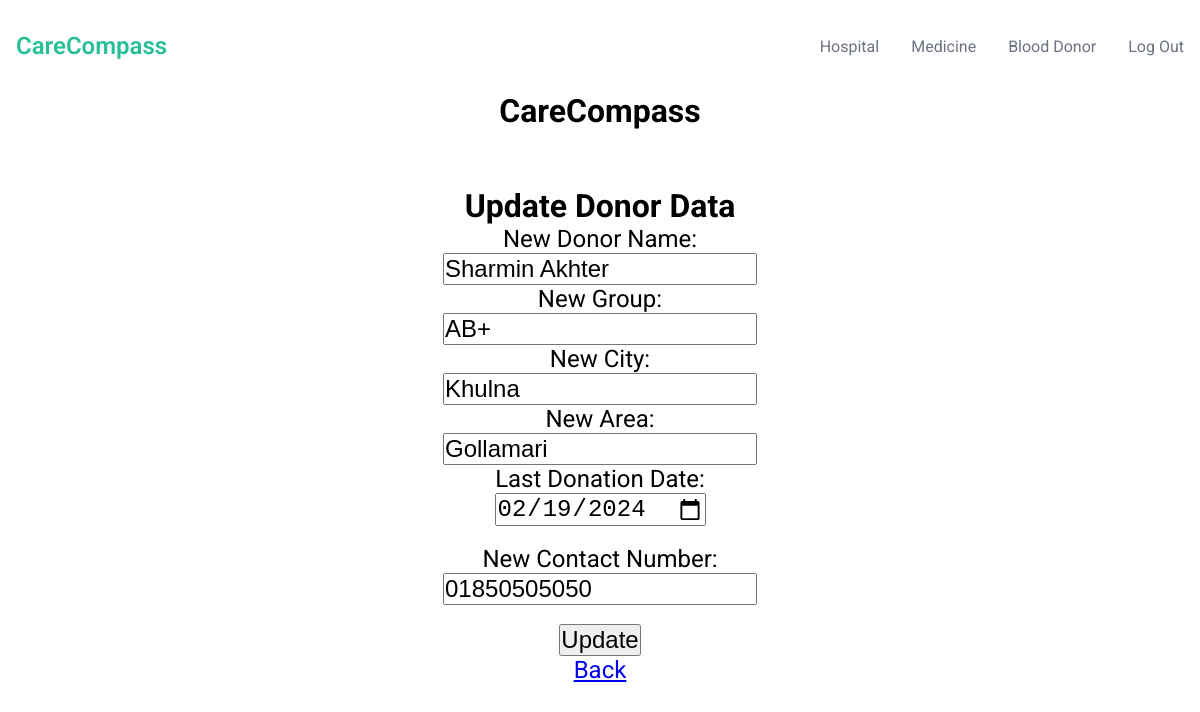
/donor_update.php?donor_id=14, run on the app's committed database.
### tables this page shows
CREATE TABLE IF NOT EXISTS `blood_donor` (
  `donor_id` varchar(50) NOT NULL,
  `name` varchar(50) NOT NULL,
  `blood_group` varchar(50) NOT NULL,
  `last_donation` varchar(50) NOT NULL,
  `phone` varchar(50) NOT NULL,
  `city` varchar(50) NOT NULL,
  `area` varchar(50) NOT NULL,
  PRIMARY KEY (`donor_id`)
);

### donor_update.php (the view, shortened to what this page needs)
<?php
include 'admin_header.php';
?>
<!DOCTYPE html>
<html lang="en">
<head>
    <link rel="stylesheet" href="./index.css">
</head>
<body class="bg-light" background="https://png.pngtree.com/background/20221202/original/pngtree-medical-healthcare-hospital-theme-background-picture-image_1978478.jpg">
    <center>
        <h1>CareCompass</h1><br><br><br>
        <div class="container">
            <h1>Update Donor Data</h1>
            <?php
            include 'connection.php';
            if (isset($_GET['donor_id'])) {
                $id = $_GET['donor_id'];
                $sql = "SELECT * FROM blood_donor WHERE donor_id = $id";
                $result = $conn->query($sql);
                if ($result->num_rows > 0) {
                    $row = $result->fetch_assoc();
                    $previous_donor_name = $row['name'];
                    $previous_blood_group = $row['blood_group'];
                    $previous_contact_number = $row['phone'];
                    $previous_city = $row['city'];
                    $previous_area = $row['area'];
                    $previous_last_donation = $row['last_donation'];
                } else {
                    echo "Donor not found.";
                    exit;
                }
            } else {
                echo "Donor ID not provided.";
                exit;
            }
            ?>
            <form action="<?php echo htmlspecialchars($_SERVER["PHP_SELF"]) . '?donor_id=' . $id; ?>" method="post">
                <label for="Blood_donor_name" style="font-size: 24px;">New Donor Name:</label><br>
                <input type="text" id="Blood_donor_name" name="Blood_donor_name" style="font-size: 24px;" value="<?php echo $previous_donor_name; ?>"><br>
                <label for="Blood_Group" style="font-size: 24px;">New Group:</label><br>
                <input type="text" id="Blood_Group" name="Blood_Group" style="font-size: 24px;" value="<?php echo $previous_blood_group; ?>"><br>
                <label for="City" style="font-size: 24px;">New City:</label><br>
                <input type="text" id="City" name="City" style="font-size: 24px;" value="<?php echo $previous_city; ?>"><br>
                <label for="Area" style="font-size: 24px;">New Area:</label><br>
                <input type="text" id="Area" name="Area" style="font-size: 24px;" value="<?php echo $previous_area; ?>"><br>
                <label for="Last_Donation" style="font-size: 24px;">Last Donation Date:</label><br>
                <input type="date" id="Last_Donation" name="Last_Donation" style="font-size: 24px;" value="<?php echo $previous_last_donation; ?>"><br><br>
                <label for="Contact_Number" style="font-size: 24px;">New Contact Number:</label><br>
                <input type="text" id="Contact_Number" name="Contact_Number" style="font-size: 24px;" value="<?php echo $previous_contact_number; ?>"><br><br>
                <input type="submit" value="Update" style="font-size: 24px;"><br>
                <a href="donor_admin.php" style="font-size: 24px;">Back</a>
            </form>
        </div>
    </center>
</body>
</html>

### style.css (style rules this page uses)
:root { --primary-color: #28bf96; --primary-color-dark: #209677; --text-dark: #111827; --text-light: #6b7280; --white: #ffffff; }
* { padding: 0; margin: 0; box-sizing: border-box; }
body { font-family: "Roboto", sans-serif; }
.container { max-width: 1200px; margin: auto; min-height: 100vh; display: flex; flex-direction: column; }

### index.css (style rules this page uses)
:root { --primary-color: #28bf96; --primary-color-dark: #209677; --text-dark: #111827; --text-light: #6b7280; --white: #ffffff; }
* { padding: 0; margin: 0; box-sizing: border-box; }
body { font-family: "Roboto", sans-serif; }
.container { max-width: 1200px; margin: auto; min-height: 100vh; display: flex; flex-direction: column; }

### data on the page
blood_donor: Blood_donor_name "Sharmin Akhter", Blood_Group "AB+", City "Khulna", Area "Gollamari", Last_Donation "02/19/2024", Contact_Number "01850505050"
